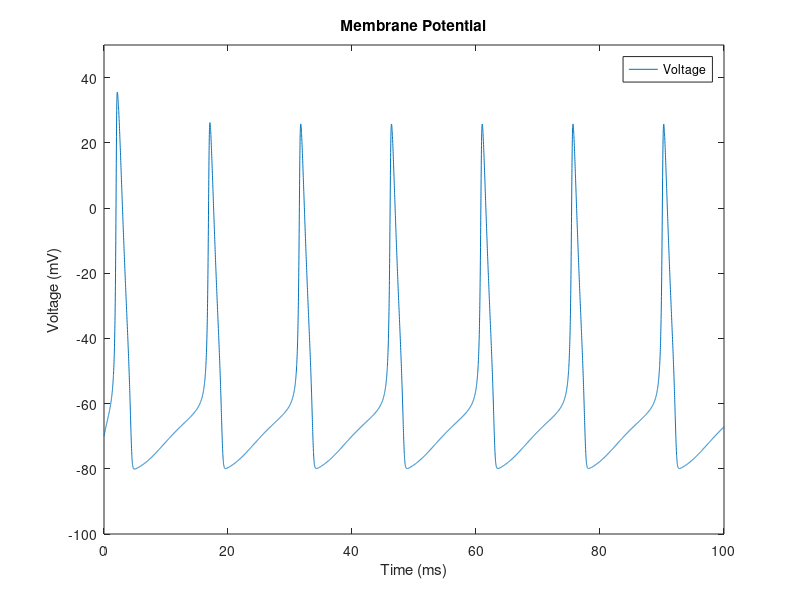
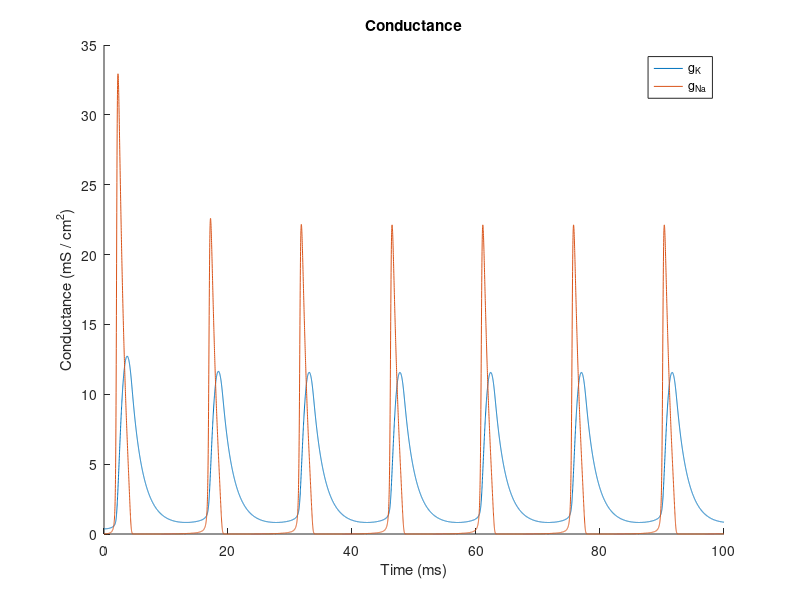

Reproduce these figures in MATLAB, in order.
%% Neuron Excitation - Hudgkin Huxley Model

% Simulation Time 
duration = 100; % millisec
stepsize = 0.01;
totalsteps = duration/stepsize; 

t = linspace(0,duration,totalsteps);%% Constants
gb_K = 36;  % mS/cm^2
gb_Na = 120; % ^^
gb_L = 0.3;  % ^^
E_K = -12;  % mV
E_Na = 115; % ^^
E_L = 10.6; % ^^
C_m = 1; %Membrane cap
I(1:totalsteps) = 10; %Membrane Current, microAmps/cm^2

% You can specify other currents here.
% A .5 ms pulse of 5 uA/cm^2 would be I(101:150) = 5; At 1ms, it would
% pulse for .5ms given the simulation is 100ms long with a step of .01 ms


%% Equations
V_m = 0;
% Gating vars
a_m = 0.1 * ((25 - V_m)/(exp((25 - V_m)/10) - 1));
b_m = 4 * exp(-V_m/18);
a_n = 0.01 * ((10 - V_m)/(exp((10 - V_m)/10) -1));
b_n = 0.125 * exp(-V_m/80);
a_h = 0.07 * exp(-V_m/20);
b_h = 1 / (exp((30 - V_m)/10) + 1);

m = a_m / (a_m + b_m);
n = a_n / (a_n + b_n);
h = a_h / (a_h + b_h);

% Currents
I_Na = m.^3 * gb_Na * h * (V_m - E_Na);
I_K = n.^ 4 * gb_K * (V_m - E_K);
I_L = gb_L * (V_m - E_L);
I_ion = I(1) - I_K - I_Na - I_L;

% Now that all variables and equations are setup we can simulate
% All of the previous var will change in each given step so we need to
% recalculate each of them using Euler's Method
% y(n+1) = y(n) + stepsize * f(t(n),y(n))
for i = 1:(totalsteps-1) %steps - 1 b/c we dont start at 0
    % Gating vars
    a_m(i) = 0.1 * ((25 - V_m(i))/(exp((25 - V_m(i))/10) - 1));
    b_m(i) = 4 * exp(-V_m(i)/18);
    a_n(i) = 0.01 * ((10 - V_m(i))/(exp((10 - V_m(i))/10) -1));
    b_n(i) = 0.125 * exp(-V_m(i)/80);
    a_h(i) = 0.07 * exp(-V_m(i)/20);
    b_h(i) = 1 / (exp((30 - V_m(i))/10) + 1);

    % Currents
    I_Na = m(i).^3 * gb_Na * h(i) * (V_m(i) - E_Na);
    I_K = n(i).^ 4 * gb_K * (V_m(i) - E_K);
    I_L = gb_L * (V_m(i) - E_L);
    I_ion = I(i) - I_K - I_Na - I_L;
    
    % Euler Method
    V_m(i+1) = V_m(i) + stepsize * I_ion / C_m;
    m(i+1) = m(i) + stepsize * (a_m(i) * (1 - m(i)) - b_m(i) * m(i));
    n(i+1) = n(i) + stepsize * (a_n(i) * (1 - n(i)) - b_n(i) * n(i));
    h(i+1) = h(i) + stepsize * (a_h(i) * (1 - h(i)) - b_h(i) * h(i));
    
end


% Plot Voltage vs time
plot(t,V_m-70)  % Plot the Y values (V_m) at times t.
axis([0 100 -100 50]) % Set the viewing min, max on x and y axis
xlabel 'Time (ms)' % Label axis
ylabel 'Voltage (mV)'
title 'Membrane Potential' % Plot title
legend 'Voltage' % Legend 

% Plotting conductances
% The equations for conductance come from the paper
g_K = gb_K .* (n .^ 4);        % Equation 6
g_Na = (m .^ 3) .* h .* gb_Na; % Equation 14
figure
hold on
plot(t,g_K, t, g_Na)
xlabel 'Time (ms)'
ylabel('Conductance (mS / cm^2)')
title 'Conductance'
legend('g_K', 'g_{Na}') %Matlab interprets TeX here.
